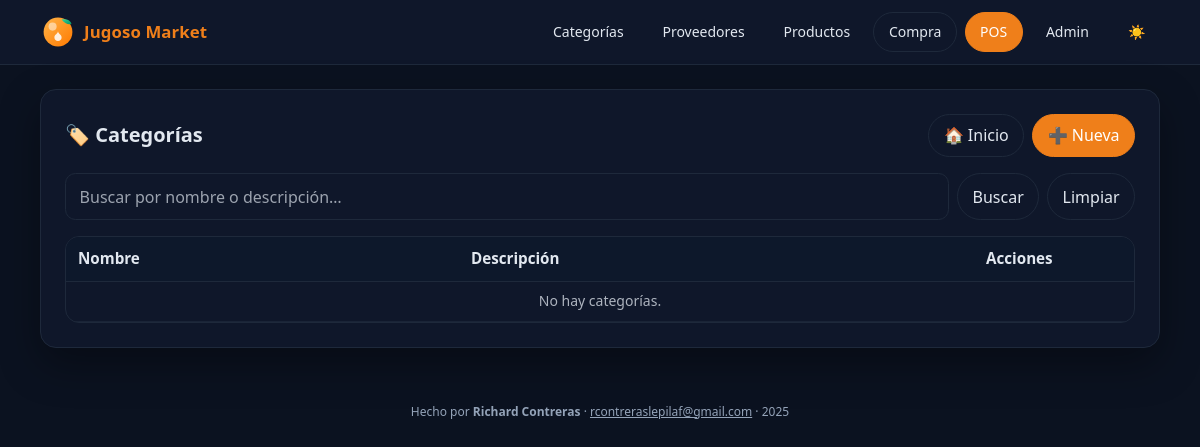
Before: /categorias/ with the older database file.
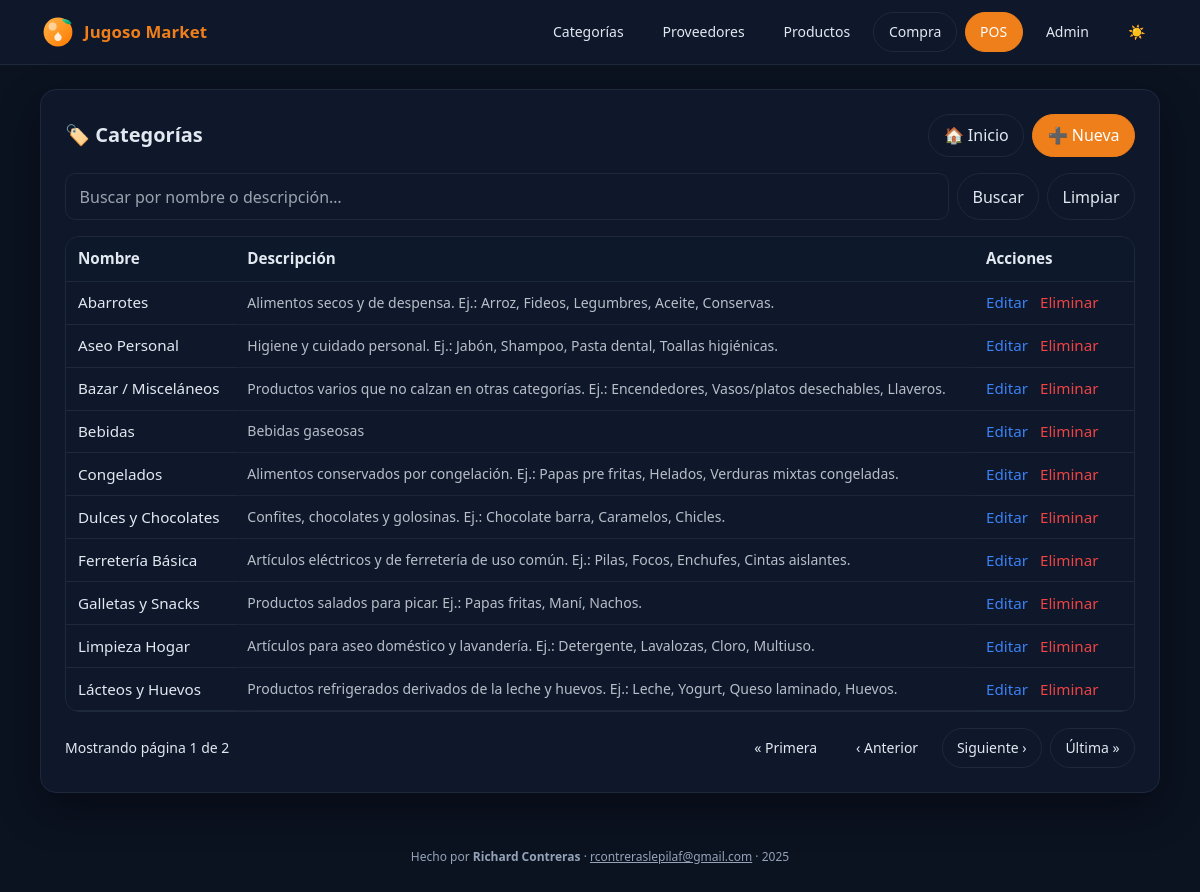
After: the same page with the newer database file.
### inventario/models.py (models this page shows, shortened)
class Categoria(models.Model):
    nombre = models.CharField(max_length=100, unique=True)
    descripcion = models.TextField(blank=True)

### inventario/views.py (the view)
# urls.py: path("categorias/", views.categoria_list, name="categoria_list"),
def categoria_list(request):
    q = (request.GET.get("q") or "").strip()
    qs = Categoria.objects.all().order_by("nombre")
    if q:
        qs = qs.filter(Q(nombre__icontains=q) | Q(descripcion__icontains=q))
    page_obj = paginar_queryset(request, qs, 10)
    return render(request, "inventario/categoria_list.html",
                  {"categorias": page_obj.object_list, "page_obj": page_obj, "q": q})

### inventario/views.py (called while the page is built)
def paginar_queryset(request, queryset, per_page=10):
    page_number = request.GET.get("page") or 1
    paginator = Paginator(queryset, per_page)
    return paginator.get_page(page_number)

### templates/inventario/categoria_list.html (shortened to what this page needs)
{% extends "inventario/base.html" %}
{% block content %}
<div class="card p-6">
  <div class="flex items-center justify-between">
    <h1 class="text-xl font-semibold">🏷️ Categorías</h1>
    <div class="flex gap-2">
      <a class="btn" href="{% url 'inventario:home' %}">🏠 Inicio</a>
      <a class="btn btn-primary" href="{% url 'inventario:categoria_crear' %}">➕ Nueva</a>
    </div>
  </div>
  <form method="get" class="mt-4 flex gap-2">
    <input class="inp" type="text" name="q" value="{{ q }}" placeholder="Buscar por nombre o descripción…">
    <button class="btn" type="submit">Buscar</button>
    <a class="btn" href="{% url 'inventario:categoria_list' %}">Limpiar</a>
  </form>
  <div class="overflow-x-auto mt-4">
    <table class="table">
      <thead>
        <tr>
          <th>Nombre</th>
          <th>Descripción</th>
          <th style="width: 160px;">Acciones</th>
        </tr>
      </thead>
      <tbody>
        {% for c in categorias %}
          <tr>
            <td>{{ c.nombre }}</td>
            <td class="text-sm opacity-80">{{ c.descripcion|default:"—" }}</td>
            <td class="whitespace-nowrap">
              <a class="text-blue-500 hover:underline mr-2" href="{% url 'inventario:categoria_editar' c.id %}">Editar</a>
              <a class="text-red-500 hover:underline" href="{% url 'inventario:categoria_eliminar' c.id %}">Eliminar</a>
            </td>
          </tr>
        {% empty %}
          <tr><td colspan="3" class="text-center text-sm opacity-75 py-6">No hay categorías.</td></tr>
        {% endfor %}
      </tbody>
    </table>
  </div>
  {% if page_obj %}
    <div class="flex items-center justify-between mt-4 text-sm" aria-label="Paginación">
      <div>Mostrando página {{ page_obj.number }} de {{ page_obj.paginator.num_pages }}</div>
      <div class="flex gap-2">
        {% if page_obj.has_previous %}
          <a class="btn" href="?q={{ q }}&page=1">« Primera</a>
          <a class="btn" href="?q={{ q }}&page={{ page_obj.previous_page_number }}">‹ Anterior</a>
        {% else %}
          <span class="btn btn-ghost">« Primera</span>
          <span class="btn btn-ghost">‹ Anterior</span>
        {% endif %}
        {% if page_obj.has_next %}
          <a class="btn" href="?q={{ q }}&page={{ page_obj.next_page_number }}">Siguiente ›</a>
          <a class="btn" href="?q={{ q }}&page={{ page_obj.paginator.num_pages }}">Última »</a>
        {% else %}
          <span class="btn btn-ghost">Siguiente ›</span>
          <span class="btn btn-ghost">Última »</span>
        {% endif %}
      </div>
    </div>
  {% endif %}
</div>
{% endblock %}

### templates/inventario/base.html (shortened to what this page needs)
{% load static %}
<!DOCTYPE html>
<html lang="es">
<head>
  <script src="https://cdn.tailwindcss.com"></script>
</head>
<body style="background:var(--bg); color:var(--text)">
  <header style="background:var(--panel); border-bottom:1px solid var(--panel-border);">
    <div class="max-w-6xl mx-auto px-4 py-3 flex items-center justify-between">
      <a href="{% url 'inventario:home' %}" class="flex items-center gap-2" title="Ir al inicio" style="text-decoration:none">
        <span class="brand-text">Jugoso Market</span>
      </a>
      <nav class="hidden md:flex gap-2 text-sm">
        <a class="btn btn-ghost" href="{% url 'inventario:categoria_list' %}">Categorías</a>
        <a class="btn btn-ghost" href="{% url 'inventario:proveedor_list' %}">Proveedores</a>
        <a class="btn btn-ghost" href="{% url 'inventario:productos_list' %}">Productos</a>
        <a class="btn" href="{% url 'inventario:compra_nueva' %}">Compra</a>
        <a class="btn btn-primary" href="{% url 'inventario:pos_venta' %}">POS</a>
        <a class="btn btn-ghost" href="/admin/">Admin</a>
        <button type="button" class="btn btn-ghost" onclick="toggleTheme()">
          <span id="themeIcon" aria-hidden="true">🌙</span>
        </button>
      </nav>
    </div>
  </header>
  <main class="max-w-6xl mx-auto px-4 py-6">
    {% block content %}{% endblock %}
  </main>
  <footer class="text-center text-xs py-8" style="color:var(--muted);">
    Hecho por <strong>Richard Contreras</strong> ·
    <a href="mailto:rcontreraslepilaf@gmail.com" class="underline" style="color:var(--muted)">rcontreraslepilaf@gmail.com</a> ·
    2025
  </footer>
</body>
</html>

### templates/inventario/base.html (style rules this page uses)
:root { --brand: #ef7f1a; --brand-600:#ea6a00; --brand-700:#c15700; --bg: #f8fafc; --panel: #ffffff; --panel-border: #e5e7eb; --text: #0f172a; --muted: #64748b; --table-row: #fcfcfd; --ring: rgba(239,127,26,0.25); }
html.dark { --bg: #0b1220; --panel: #0f172a; --panel-border: #1e293b; --text: #e2e8f0; --muted: #94a3b8; --table-row: #0d182b; --ring: rgba(239,127,26,0.35); }
.btn { display:inline-flex; align-items:center; gap:.5rem; padding:.55rem .9rem; border:1px solid var(--panel-border); border-radius:9999px; background:var(--panel); color:var(--text); text-decoration:none; transition:box-shadow .15s, transform .02s, background .15s, border-color .15s; }
.btn-primary { border-color:var(--brand); background:var(--brand); color:#fff; }
.btn-ghost { border-color:transparent; background:transparent; }
.inp { border:1px solid var(--panel-border); border-radius:9999px; padding:.55rem .9rem; outline:none; width:100%; background:var(--panel); color:var(--text); }
.card { background:var(--panel); border:1px solid var(--panel-border); border-radius:1rem; box-shadow:0 8px 24px rgba(17,24,39,.06); }
html.dark .card { box-shadow:0 16px 40px rgba(0,0,0,.35); }
.table { width:100%; border-collapse:separate; border-spacing:0; font-size:.95rem; border:1px solid var(--panel-border); border-radius:14px; overflow:hidden; color:var(--text); }
.table thead th { background:#f8fafc; text-align:left; padding:.65rem .75rem; border-bottom:1px solid var(--panel-border); }
html.dark .table thead th { background:#0d182b; }
.table tbody td { padding:.6rem .75rem; border-bottom:1px solid var(--panel-border); }
.brand-text { font-weight:700; font-size:1.05rem; letter-spacing:.1px; color:var(--brand); }
.logo-img { width:36px; height:36px; display:block; }
input[type="text"], input[type="number"], input[type="email"], input[type="password"], input[type="tel"], input[type="url"], input[type="search"], select, textarea { width: 100%; background: var(--panel); color: var(--text); border: 1px solid var(--panel-border); border-radius: .65rem; padding: .65rem .85rem; outline: none; }
input::placeholder, textarea::placeholder { color: var(--muted); opacity: 1; }
button, input[type="submit"] { background: var(--brand); color: #fff; border: 1px solid var(--brand); border-radius: .7rem; padding: .6rem 1rem; cursor: pointer; }

Changed rows visible on the page:
added Categoria: nombre "Abarrotes", descripcion "Alimentos secos y de despensa. Ej.: Arroz, Fideos, Legumbres, Aceite, Conservas."
added Categoria: nombre "Aseo Personal", descripcion "Higiene y cuidado personal. Ej.: Jabón, Shampoo, Pasta dental, Toallas higiénicas."
added Categoria: nombre "Bazar / Misceláneos", descripcion "Productos varios que no calzan en otras categorías. Ej.: Encendedores, Vasos/platos desechables, Llaveros."
added Categoria: nombre "Bebidas", descripcion "Bebidas gaseosas"
added Categoria: nombre "Congelados", descripcion "Alimentos conservados por congelación. Ej.: Papas pre fritas, Helados, Verduras mixtas congeladas."
added Categoria: nombre "Dulces y Chocolates", descripcion "Confites, chocolates y golosinas. Ej.: Chocolate barra, Caramelos, Chicles."
added Categoria: nombre "Ferretería Básica", descripcion "Artículos eléctricos y de ferretería de uso común. Ej.: Pilas, Focos, Enchufes, Cintas aislantes."
added Categoria: nombre "Galletas y Snacks", descripcion "Productos salados para picar. Ej.: Papas fritas, Maní, Nachos."
added Categoria: nombre "Limpieza Hogar", descripcion "Artículos para aseo doméstico y lavandería. Ej.: Detergente, Lavalozas, Cloro, Multiuso."
added Categoria: nombre "Lácteos y Huevos", descripcion "Productos refrigerados derivados de la leche y huevos. Ej.: Leche, Yogurt, Queso laminado, Huevos."
Other visible differences:
{{ page_obj.number }}: (not shown) → "1"
{{ page_obj.paginator.num_pages }}: (not shown) → "2"
text no longer shown: "No hay categorías."
text now shown: "Mostrando página de « Primera ‹ Anterior Siguiente › Última »"
